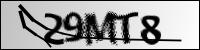
#> input picture recognition/images300/29MT8.jpg, 200 x 50 px; its folder holds 4 pictures in this run
$ python train.py
#> lines starting #> are read from the running program, lines starting #| are printed output that depends on the picture; after the words box and inside, x2 and y2 are one past the last pixel; in counts of white or black regions, pixels touching at a corner belong together
import cv2
import numpy as np
from glob import glob
import scipy.io as sio

s = '0123456789ABCDEFGHIJKLMNOPQRSTUVWXYZabcdefghijklmnopqrstuvwxyz';
filename = glob('./images300/*.jpg');

X = np.zeros((300, 2500));
y = np.zeros((300, 62 * 5));

for i in range(0, 300):
    img= cv2.imread(filename[i]);
#> img is the input picture: shape (50, 200, 3); min 0, max 255, mean 163.8
    #cv2.namedWindow('233')
    #cv2.imshow('233', img);
    img = cv2.cvtColor(img, cv2.COLOR_RGB2GRAY);
#> img: shape (50, 200)
    img = cv2.resize(img, (25, 100));
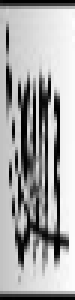
#> img: shape (100, 25) (shown 3 times larger); min 0, max 254, mean 168.8
    img = img / 255;
    img = np.reshape(img, (1, 2500));
    X[i, :] = img;
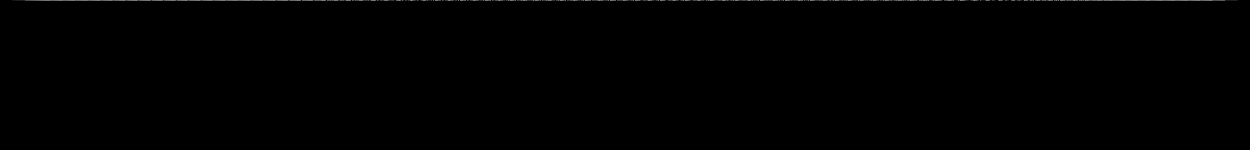
#> X: shape (300, 2500) float64 (shown at 1/2 size); min 0, max 0.996, mean 0.00221
    label = filename[i].split('\\')[-1].split('.')[0]
    lens = len(label);
    for j in range(lens):
        tmp = s.find(label[j]);
        y[i, tmp + j * 62] = 1;
#> pass 2 of the loop `for i in range(0, 300):`:
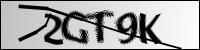
#> input picture recognition/images300/2GT9K.jpg, 200 x 50 px
#> img is the input picture: shape (50, 200, 3); min 0, max 255, mean 168.2
#> `img = cv2.resize(img, (25, 100));`:
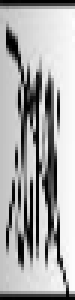
#> img: shape (100, 25) (shown 3 times larger); min 0, max 254, mean 170.6
#> `X[i, :] = img;`:
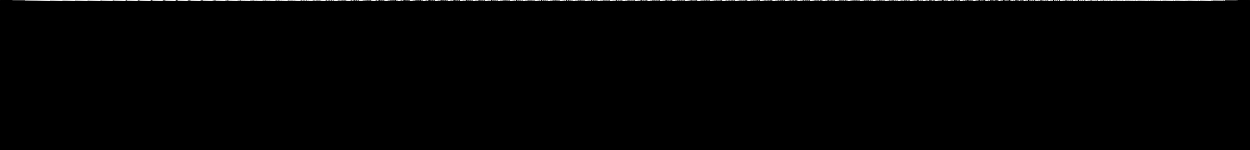
#> X: shape (300, 2500) float64 (shown at 1/2 size); 0.33% of pixels changed, all inside (x1, y1, x2, y2) = (0, 1, 2500, 2)
#> pass 3 of the loop `for i in range(0, 300):`:
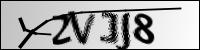
#> input picture recognition/images300/2VJJ8.jpg, 200 x 50 px
#> img is the input picture: shape (50, 200, 3); min 0, max 255, mean 171.8
#> `img = cv2.resize(img, (25, 100));`:
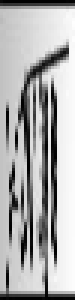
#> img: shape (100, 25) (shown 3 times larger); min 0, max 254, mean 173.8
#> `X[i, :] = img;`:
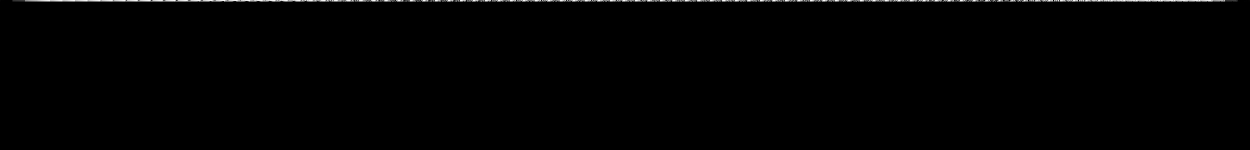
#> X: shape (300, 2500) float64 (shown at 1/2 size); 0.33% of pixels changed, all inside (x1, y1, x2, y2) = (0, 2, 2500, 3)
#> (the run stopped early here; a loop or call above may not have finished)
